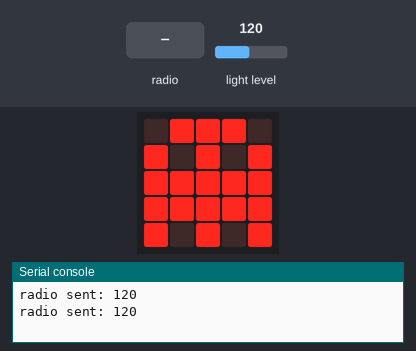
Bench run of a program on a simulated BBC micro:bit (MakeCode). Shown: the board's 5×5 LED display, the last lines printed to the serial console. The inputs (shaded band) are chosen by the test bench; at power-on: light level 120. No radio messages arrive unless stated (any console line starting 'radio sent:' is added by the test bench).

Above: at 1.2 s.
1.3 s: radio message "1" arrives
At 1.7 s:
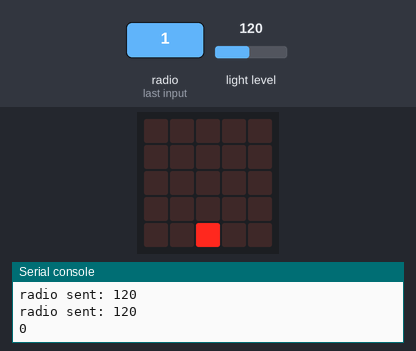
Timing chart, 0 to 4.3 s (numbered marks = the images above; inputs shaded):
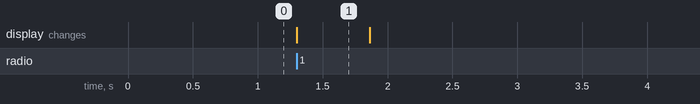

The program:

main.ts
```typescript
radio.onReceivedString(function (receivedString) {
    let recivedNumber = 0
    led.plotBarGraph(
    recivedNumber,
    255
    )
})
radio.setGroup(120)
basic.forever(function () {
    radio.sendNumber(input.lightLevel())
    basic.showIcon(IconNames.Ghost)
})
```

test.ts
```typescript
// test ender her, dette bliver ikke kompileret, når denne pakke bruges som en udvidelse.
```

Measured:
- after the input at 1.3 s, the display: changes at once (image 1)
- what the display in image 1 shows lasts 0.6 s, from 1.3 s to 1.9 s
